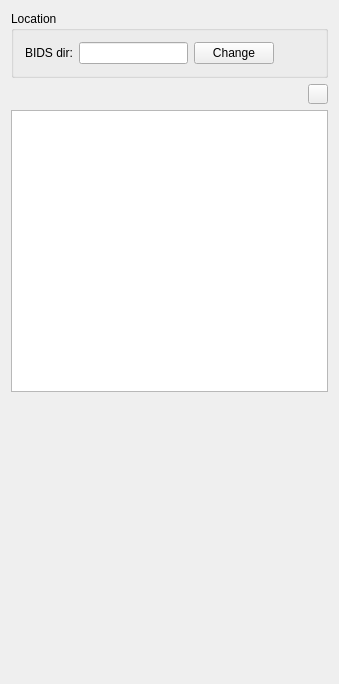
<?xml version="1.0" encoding="UTF-8"?>
<ui version="4.0">
 <class>AwBIDSGUIUi</class>
 <widget class="QWidget" name="AwBIDSGUIUi">
  <property name="geometry">
   <rect>
    <x>0</x>
    <y>0</y>
    <width>339</width>
    <height>684</height>
   </rect>
  </property>
  <property name="windowTitle">
   <string>BIDS</string>
  </property>
  <layout class="QVBoxLayout" name="verticalLayout">
   <item>
    <widget class="QGroupBox" name="groupBox">
     <property name="title">
      <string>Location</string>
     </property>
     <layout class="QHBoxLayout" name="horizontalLayout" stretch="0,1,0,0">
      <item>
       <widget class="QLabel" name="label">
        <property name="text">
         <string>BIDS dir:</string>
        </property>
       </widget>
      </item>
      <item>
       <widget class="QLineEdit" name="leDIR">
        <property name="readOnly">
         <bool>true</bool>
        </property>
       </widget>
      </item>
      <item>
       <widget class="QPushButton" name="buttonSelect">
        <property name="text">
         <string>Change</string>
        </property>
       </widget>
      </item>
      <item>
       <spacer name="horizontalSpacer">
        <property name="orientation">
         <enum>Qt::Horizontal</enum>
        </property>
        <property name="sizeHint" stdset="0">
         <size>
          <width>40</width>
          <height>20</height>
         </size>
        </property>
       </spacer>
      </item>
     </layout>
    </widget>
   </item>
   <item>
    <layout class="QHBoxLayout" name="horizontalLayout_2">
     <item>
      <spacer name="horizontalSpacer_2">
       <property name="orientation">
        <enum>Qt::Horizontal</enum>
       </property>
       <property name="sizeHint" stdset="0">
        <size>
         <width>40</width>
         <height>20</height>
        </size>
       </property>
      </spacer>
     </item>
     <item>
      <widget class="QPushButton" name="buttonOptions">
       <property name="maximumSize">
        <size>
         <width>20</width>
         <height>20</height>
        </size>
       </property>
       <property name="baseSize">
        <size>
         <width>16</width>
         <height>16</height>
        </size>
       </property>
       <property name="toolTip">
        <string>Click here to change display options</string>
       </property>
       <property name="text">
        <string/>
       </property>
       <property name="icon">
        <iconset resource="../../../../resources/AnyWave.qrc">
         <normaloff>:/images/ox_eye_32.png</normaloff>:/images/ox_eye_32.png</iconset>
       </property>
       <property name="iconSize">
        <size>
         <width>16</width>
         <height>16</height>
        </size>
       </property>
      </widget>
     </item>
    </layout>
   </item>
   <item>
    <widget class="QTreeView" name="treeView">
     <property name="layoutDirection">
      <enum>Qt::LeftToRight</enum>
     </property>
     <property name="editTriggers">
      <set>QAbstractItemView::NoEditTriggers</set>
     </property>
    </widget>
   </item>
   <item>
    <spacer name="verticalSpacer">
     <property name="orientation">
      <enum>Qt::Vertical</enum>
     </property>
     <property name="sizeHint" stdset="0">
      <size>
       <width>20</width>
       <height>192</height>
      </size>
     </property>
    </spacer>
   </item>
  </layout>
 </widget>
 <layoutdefault spacing="6" margin="11"/>
 <resources>
  <include location="../../../../resources/AnyWave.qrc"/>
 </resources>
 <connections/>
</ui>
